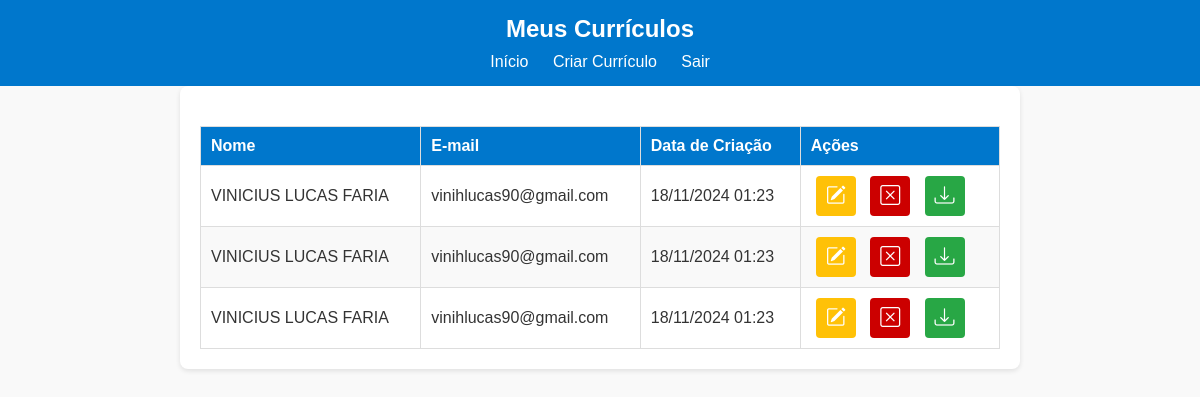
/listar_curriculos.php (signed in), run on the app's committed database.
### tables this page shows
CREATE TABLE `curriculos` (
  `id` int(11) NOT NULL,
  `user_id` int(11) NOT NULL,
  `name` varchar(100) NOT NULL,
  `email` varchar(100) NOT NULL,
  `phone` varchar(20) NOT NULL,
  `address` varchar(255) NOT NULL,
  `objective` text NOT NULL,
  `education` text NOT NULL,
  `experience` text NOT NULL,
  `skills` text NOT NULL,
  `created_at` timestamp NOT NULL DEFAULT current_timestamp(),
  `theme` varchar(50) DEFAULT 'default'
);

### listar_curriculos.php (the view, shortened to what this page needs)
<?php
require 'src/db/connection.php';
$user_id = $_SESSION['user_id'];
$sql = "SELECT * FROM curriculos WHERE user_id = ? ORDER BY created_at DESC";
$stmt = $conn->prepare($sql);
$stmt->bind_param("i", $user_id);
$stmt->execute();
$result = $stmt->get_result();
?>
<!DOCTYPE html>
<html lang="en">
<head>
    <link rel="stylesheet" href="https://cdn.jsdelivr.net/npm/sweetalert2@11/dist/sweetalert2.min.css">
    <link href="https://cdn.jsdelivr.net/npm/bootstrap-icons/font/bootstrap-icons.css" rel="stylesheet">
    <link rel="stylesheet" href="assets/css/style.css">
</head>
<body>
    <header>
        <h1>Meus Currículos</h1>
        <nav>
            <a href="index.php">Início</a>
            <a href="criar_curriculo.php">Criar Currículo</a>
            <a href="logout.php">Sair</a>
        </nav>
    </header>
    <main>
        <?php if ($result->num_rows > 0): ?>
            <table>
                <thead>
                    <tr>
                        <th>Nome</th>
                        <th>E-mail</th>
                        <th>Data de Criação</th>
                        <th>Ações</th>
                    </tr>
                </thead>
                <tbody>
                    <?php while ($row = $result->fetch_assoc()): ?>
                        <tr>
                            <td><?php echo htmlspecialchars($row['name']); ?></td>
                            <td><?php echo htmlspecialchars($row['email']); ?></td>
                            <td><?php echo date('d/m/Y H:i', strtotime($row['created_at'])); ?></td>
                            <td>
                                <a href="editar_curriculo.php?id=<?php echo $row['id']; ?>" class="button edit-button">
                                    <i class="bi bi-pencil-square"></i>
                                </a>
                                <a href="src/controllers/deletar_curriculo.php?id=<?php echo $row['id']; ?>" class="button delete-button" onclick="return confirm('Tem certeza que deseja excluir este currículo?');">
                                    <i class="bi bi-x-square"></i>
                                </a>
                                <a href="src/controllers/gerar_pdf.php?id=<?php echo $row['id']; ?>" class="button download-button">
                                    <i class="bi bi-download"></i>
                                </a>
                            </td>
                        </tr>
                    <?php endwhile; ?>
                </tbody>
            </table>
        <?php else: ?>
            <p>Você ainda não criou nenhum currículo.</p>
        <?php endif; ?>
    </main>
</body>
</html>

### assets/css/style.css (style rules this page uses)
body { font-family: Arial, sans-serif; margin: 0; padding: 0; background-color: #f9f9f9; color: #333; }
header { background-color: #0077cc; color: #fff; padding: 15px 20px; text-align: center; }
header h1 { margin: 0; font-size: 24px; }
header nav { margin-top: 10px; }
header nav a { color: #fff; text-decoration: none; margin: 0 10px; font-size: 16px; }
main { padding: 20px; max-width: 800px; margin: 0 auto; background-color: #fff; box-shadow: 0 2px 5px rgba(0, 0, 0, 0.1); border-radius: 8px; }
table { width: 100%; border-collapse: collapse; margin-top: 20px; }
table th, table td { border: 1px solid #ddd; padding: 10px; text-align: left; }
table th { background-color: #0077cc; color: #fff; font-weight: bold; }
table tr:nth-child(even) { background-color: #f9f9f9; }
.button { display: inline-flex; align-items: center; justify-content: center; width: 40px; height: 40px; text-decoration: none; border-radius: 4px; font-size: 20px; font-weight: bold; color: #fff; transition: background-color 0.3s ease; margin: 0 5px; }
.edit-button { background-color: #ffc107; }
.delete-button { background-color: #cc0000; }
.download-button { background-color: #28a745; }

### data on the page
curriculos: name "VINICIUS LUCAS FARIA", email "vinihlucas90@gmail.com", created_at "18/11/2024 01:23"
curriculos: name "VINICIUS LUCAS FARIA", email "vinihlucas90@gmail.com", created_at "18/11/2024 01:23"
curriculos: name "VINICIUS LUCAS FARIA", email "vinihlucas90@gmail.com", created_at "18/11/2024 01:23"
